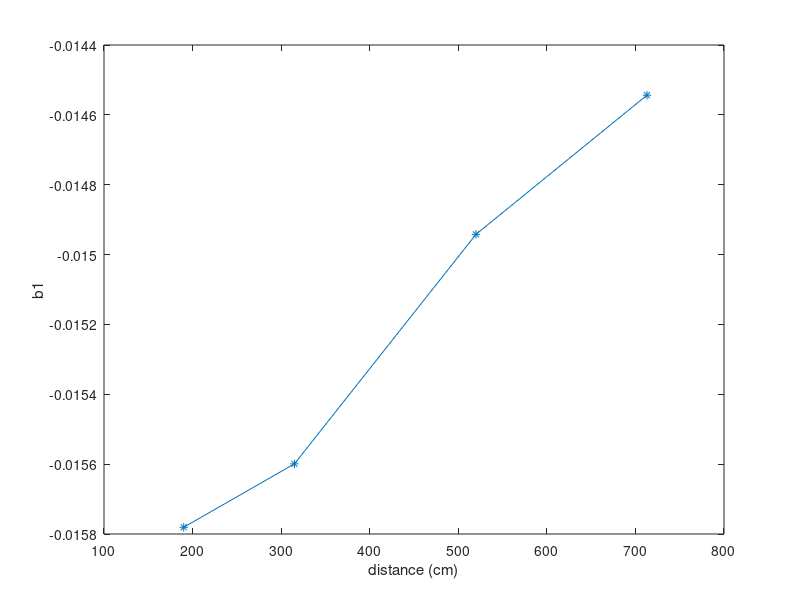
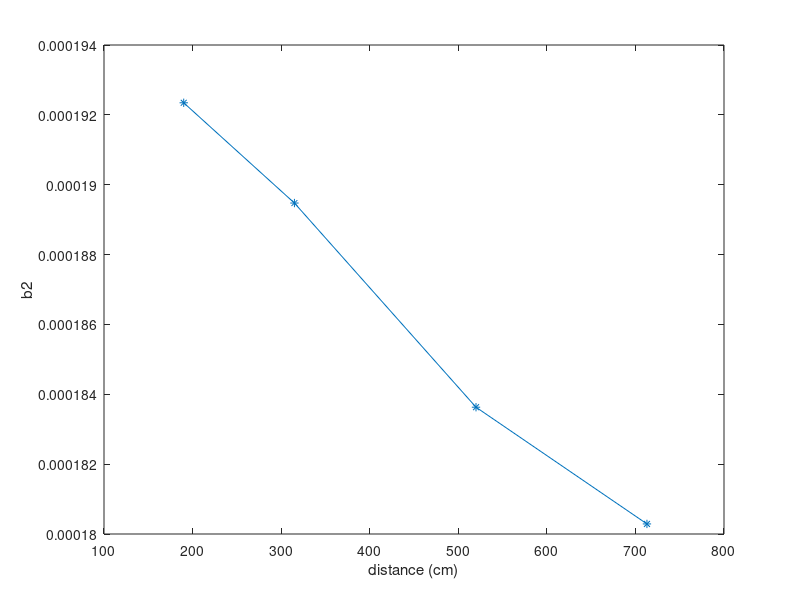

Here is the MATLAB script that generated these plots, in order:
close all
clear
clc
%%
b_190 = [-0.015780690932481,0.000192345691167];
b_315 = [-0.015599216785148,0.000189475298617];
b_520 = [-0.014941954018373,0.000183630292845];
b_713 = [-0.014543745618932,0.000180288321668];
B = [b_190;b_315;b_520;b_713];
D = [190;315;520;713];
%%
figure('Name','b1 vs distances','NumberTitle','off')
plot(D,B(:,1),'-*');
xlabel('distance (cm)')
ylabel('b1')
figure('Name','b2 vs distances','NumberTitle','off')
plot(D,B(:,2),'-*');
xlabel('distance (cm)')
ylabel('b2')